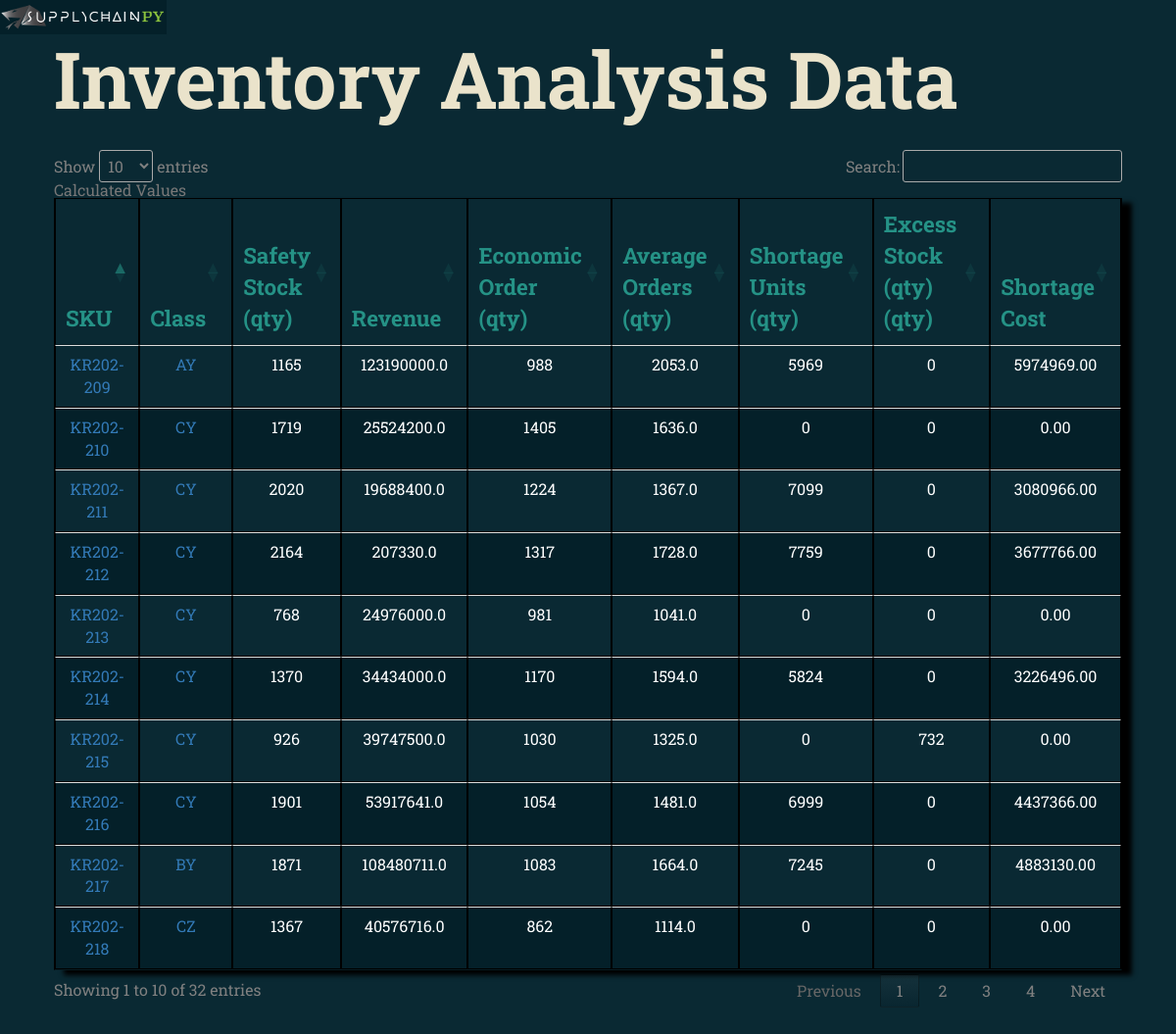
Page /data on the committed database.
### views.py (models this page shows, shortened)
class InventoryAnalysis(db.Model):
    __table_args__ = {'sqlite_autoincrement': True}
    id = db.Column(db.Integer(), primary_key=True)
    sku_id = db.Column(db.Integer, db.ForeignKey('master_sku_list.id'))
    abc_xyz_classification = db.Column(db.String(2))
    standard_deviation = db.Column(db.Integer())
    safety_stock = db.Column(db.Integer())
    reorder_level = db.Column(db.Integer())
    economic_order_quantity = db.Column(db.Integer())
    demand_variability = db.Column(db.Integer())
    average_orders = db.Column(db.Float())
    shortages = db.Column(db.Integer())
    excess_stock = db.Column(db.Integer())
    reorder_quantity = db.Column(db.Integer())
    economic_order_variable_cost = db.Column(db.Float())
    unit_cost = db.Column(db.Numeric(12, 2))
    revenue = db.Column(db.Float())
    date = db.Column(db.DateTime())
    safety_stock_rank = db.Column(db.Integer())
    shortage_rank = db.Column(db.Integer())
    excess_cost = db.Column(db.Numeric(12, 2))
    percentage_contribution_revenue = db.Column(db.Float)
    excess_rank = db.Column(db.Integer())
    retail_price = db.Column(db.Numeric(18, 2))
    gross_profit_margin = db.Column(db.Numeric(12, 2))
    min_order = db.Column(db.Integer())
    safety_stock_cost = db.Column(db.Numeric(18, 2))
    revenue_rank = db.Column(db.Integer())
    markup_percentage = db.Column(db.Float())
    max_order = db.Column(db.Integer())
    shortage_cost = db.Column(db.Numeric(18, 2))
    quantity_on_hand = db.Column(db.Integer())
    currency_id = db.Column(db.Integer, db.ForeignKey('currency.id'))
    transaction_log_id = db.Column(db.Integer, db.ForeignKey('transaction_log.id'))
    orders_id = db.relationship("Orders", backref='demand', lazy='dynamic')
    forecast_id = db.relationship("Forecast", backref='forecasts', lazy='dynamic')
    inventory_turns = db.Column(db.Float())

class MasterSkuList(db.Model):
    __table_args__ = {'sqlite_autoincrement': True}
    id = db.Column(db.Integer(), primary_key=True)
    sku_id = db.Column(db.String(255))
    analysis = db.relationship("InventoryAnalysis", backref='sku', lazy='dynamic')

### views.py (the view)
@app.route('/data')
def raw_data():
    inventory = db.session.query(InventoryAnalysis).all()
    return flask.render_template('rawdata.html', inventory=inventory)

### templates/rawdata.html (shortened to what this page needs)
{% extends "base.html" %}
{% block body%}
<section class="container-fluid">
    <h2>Inventory Analysis Data</h2>
    <table id="analysis_table" class="ia table table-responsive">
        <div class=" row">
            <div class=" col-lg-7">
                <caption>Calculated Values</caption>
                <thead>
                <tr>
                    <th>SKU</th>
                    <th>Class</th>
                    <th>Safety Stock (qty)</th>
                    <th>Revenue</th>
                    <th>Economic Order (qty)</th>
                    <th>Average Orders (qty)</th>
                    <th>Shortage Units (qty)</th>
                    <th>Excess Stock (qty) (qty)</th>
                    <th>Shortage Cost</th>
                </tr>
                </thead>
                {% for sku in inventory %}
                <tr>
                    <td><a href="sku_detail/{{sku.sku_id}}">{{sku.sku.sku_id}}</a></td>
                    <td><a href="abcxyz/{{sku.abc_xyz_classification}}">{{sku.abc_xyz_classification}}</a></td>
                    <td>{{sku.safety_stock}}</td>
                    <td>{{sku.revenue}}</td>
                    <td>{{sku.economic_order_quantity}}</td>
                    <td>{{sku.average_orders}}</td>
                    <td>{{sku.shortages}}</td>
                    <td>{{sku.excess_stock}}</td>
                    <td>{{sku.shortage_cost}}</td>
                </tr>
                {% endfor %}
            </div>
        </div>
    </table>
</section>
{% endblock %}

### templates/base.html (shortened to what this page needs)
<!DOCTYPE html>
<html lang="en">
<link rel="stylesheet" href="{{ url_for('static', filename='bootstrap.css') }}">
<link rel="stylesheet" href="{{ url_for('static', filename='auxiliary.css') }}">
<link rel="stylesheet" type="text/css" href="//cdn.datatables.net/1.10.12/css/jquery.dataTables.css">
</head>
<body>
<nav class="active-nav">
    <a href="#" class="nav-toggle-btn">
        <img src="{{ url_for('static', filename='logo.png') }}">
    </a>
</nav>
<div class="content container-fluid">
    {% block body%}
    {% endblock %}
</div>
</body>
</html>

### static/auxiliary.css (style rules this page uses)
a, abbr, acronym, address, applet, article, aside, audio, b, big, blockquote, body, canvas, caption, center, cite, code, dd, del, details, dfn, div, dl, dt, em, embed, fieldset, figcaption, figure, footer, form, h1, h2, h3, h4, h5, h6, header, hgroup, html, i, iframe, img, ins, kbd, label, legend, li, mark, menu, nav, object, ol, output, p, pre, q, ruby, s, samp, section, small, span, strike, strong, sub, summary, sup, table, tbody, td, tfoot, th, thead, time, tr, tt, u, ul, var, video { margin: 0; padding: 0; border: 0; font: inherit; vertical-align: baseline }
article, aside, details, figcaption, figure, footer, header, hgroup, menu, nav, section { display: block }
body { line-height: 1 }
table { border-collapse: collapse; border-spacing: 0 }
body { background-color: #0A2933; color: #708284; font-family: "Roboto Slab"; font-size: 1em; }
.content { padding-top: 40px; padding-left: 40px; padding-right: 40px; height: 2000px; background-color: #0A2933; transition: transform3d 0.8s ease; }
table, th, td { color: white; border: 1px solid black; border-collapse: collapse; border-spacing: 5px; }
th, td { padding: 1px; font-family: "Roboto Slab", "ff-tisa-web-pro", "Georgia", Arial, sans-serif; text-align: center; }
th { color: #259286; font-size: 1.4em; }
.ia { margin-left: 20px; margin-top: 20px; float: left; box-shadow: 10px 5px 5px black; }
table.ia tr:nth-child(even) { background-color: #042029; }
table.ia tr:nth-child(odd) { background-color: #0A2933;; }
table.ia th { background-color: transparent; font-family: "Roboto Slab"; font-weight: 600; }
h1, h2, h3, h4, h5, h6 { font-family: 'Roboto Slab', "Helvetica Neue", Helvetica, sans-serif; font-weight: 700; color: #EAE3CB; margin-bottom: .4em; }
h2 { font-size: 5em; }
body { overflow-x: hidden; }
nav { position: fixed; z-index: 1000; top: 0; bottom: 0; width: 100px; background-color: #042029; transform: translate3d(-100px, 0, 0); transition: transform 0.2s ease; }
.nav-toggle-btn { display: block; position: absolute; left: 100px; width: 170px; height: 35px; background: #042029; }
* { margin: 0; padding: 0; }

### rows in the picture
InventoryAnalysis: sku.sku_id "KR202-209", abc_xyz_classification "AY", safety_stock "1165", revenue "123190000.0", economic_order_quantity "988", average_orders "2053.0", shortages "5969", excess_stock "0", shortage_cost "5974969.00"
InventoryAnalysis: sku.sku_id "KR202-210", abc_xyz_classification "CY", safety_stock "1719", revenue "25524200.0", economic_order_quantity "1405", average_orders "1636.0", shortages "0", excess_stock "0", shortage_cost "0.00"
InventoryAnalysis: sku.sku_id "KR202-211", abc_xyz_classification "CY", safety_stock "2020", revenue "19688400.0", economic_order_quantity "1224", average_orders "1367.0", shortages "7099", excess_stock "0", shortage_cost "3080966.00"
InventoryAnalysis: sku.sku_id "KR202-212", abc_xyz_classification "CY", safety_stock "2164", revenue "207330.0", economic_order_quantity "1317", average_orders "1728.0", shortages "7759", excess_stock "0", shortage_cost "3677766.00"
InventoryAnalysis: sku.sku_id "KR202-213", abc_xyz_classification "CY", safety_stock "768", revenue "24976000.0", economic_order_quantity "981", average_orders "1041.0", shortages "0", excess_stock "0", shortage_cost "0.00"
InventoryAnalysis: sku.sku_id "KR202-214", abc_xyz_classification "CY", safety_stock "1370", revenue "34434000.0", economic_order_quantity "1170", average_orders "1594.0", shortages "5824", excess_stock "0", shortage_cost "3226496.00"
InventoryAnalysis: sku.sku_id "KR202-215", abc_xyz_classification "CY", safety_stock "926", revenue "39747500.0", economic_order_quantity "1030", average_orders "1325.0", shortages "0", excess_stock "732", shortage_cost "0.00"
InventoryAnalysis: sku.sku_id "KR202-216", abc_xyz_classification "CY", safety_stock "1901", revenue "53917641.0", economic_order_quantity "1054", average_orders "1481.0", shortages "6999", excess_stock "0", shortage_cost "4437366.00"
InventoryAnalysis: sku.sku_id "KR202-217", abc_xyz_classification "BY", safety_stock "1871", revenue "108480711.0", economic_order_quantity "1083", average_orders "1664.0", shortages "7245", excess_stock "0", shortage_cost "4883130.00"
InventoryAnalysis: sku.sku_id "KR202-218", abc_xyz_classification "CZ", safety_stock "1367", revenue "40576716.0", economic_order_quantity "862", average_orders "1114.0", shortages "0", excess_stock "0", shortage_cost "0.00"
